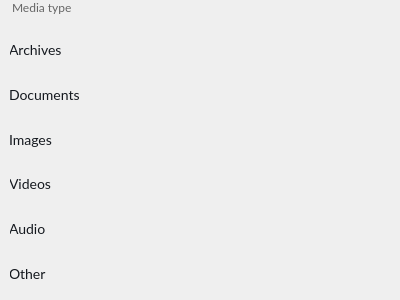
<?xml version="1.0" encoding="UTF-8"?>
<ui version="4.0">
 <class>MediaTypeFilterWidget</class>
 <widget class="QWidget" name="MediaTypeFilterWidget">
  <property name="geometry">
   <rect>
    <x>0</x>
    <y>0</y>
    <width>400</width>
    <height>300</height>
   </rect>
  </property>
  <property name="windowTitle">
   <string>Form</string>
  </property>
  <property name="layoutDirection">
   <enum>Qt::LeftToRight</enum>
  </property>
  <property name="styleSheet">
   <string notr="true">*
{
    font-family: Lato;
}

QGroupBox
{
    font-size: 12px;
    border: none;
}

#bTitle
{
    background: transparent;
    border: none;
    color: #666666;
    text-align: left;
    font-size: 12px;
    line-height: 16px;
    padding-left: 12px;
    padding-right: 12px;
}

#bTitle:enabled:checked
{
    icon: url(:/images/themed/light/chevron-down_default.svg);
}

#bTitle:enabled:!checked
{
    icon: url(:/images/themed/light/chevron-up_default.svg);
}

#bTitle:enabled:hover:checked
{
    icon: url(:/images/themed/light/chevron-down_hover.svg);
}

#bTitle:enabled:hover:!checked
{
    icon: url(:/images/themed/light/chevron-up_hover.svg);
}

#bTitle:enabled:pressed:checked
{
    icon: url(:/images/themed/light/chevron-down_press.svg);
}

#bTitle:enabled:pressed:!checked
{
   icon: url(:/images/themed/light/chevron-up_press.svg);
}

#bTitle:!enabled:checked
{
    icon: url(:/images/themed/light/chevron-down_disabled.svg);
}

#bTitle:!enabled:!checked
{
    icon: url(:/images/themed/light/chevron-up_disabled.svg);
}

#gbMediaType QFrame
{
    padding-right: 6px;
    padding-left: 6px;
}

#gbMediaType QPushButton
{
    height: 34px;
}

#gbMediaType QPushButton
{
    font-size: 14px;
    color: #15191F;
    border: none;
    text-align: left;
    padding-left: -1px;
    padding-right: 0px;
    qproperty-iconSize: 24px;
}</string>
  </property>
  <layout class="QVBoxLayout" name="verticalLayout">
   <property name="spacing">
    <number>8</number>
   </property>
   <property name="leftMargin">
    <number>0</number>
   </property>
   <property name="topMargin">
    <number>0</number>
   </property>
   <property name="rightMargin">
    <number>0</number>
   </property>
   <property name="bottomMargin">
    <number>0</number>
   </property>
   <item>
    <widget class="QPushButton" name="bTitle">
     <property name="cursor">
      <cursorShape>PointingHandCursor</cursorShape>
     </property>
     <property name="layoutDirection">
      <enum>Qt::RightToLeft</enum>
     </property>
     <property name="text">
      <string>Media type</string>
     </property>
     <property name="icon">
      <iconset resource="../../../gui/Resources.qrc">
       <normaloff>:/images/themed/light/chevron-down_default.svg</normaloff>:/images/themed/light/chevron-down_default.svg</iconset>
     </property>
     <property name="checkable">
      <bool>true</bool>
     </property>
     <property name="checked">
      <bool>true</bool>
     </property>
    </widget>
   </item>
   <item>
    <widget class="QGroupBox" name="gbMediaType">
     <property name="sizePolicy">
      <sizepolicy hsizetype="Preferred" vsizetype="Preferred">
       <horstretch>0</horstretch>
       <verstretch>0</verstretch>
      </sizepolicy>
     </property>
     <property name="minimumSize">
      <size>
       <width>0</width>
       <height>0</height>
      </size>
     </property>
     <property name="maximumSize">
      <size>
       <width>16777215</width>
       <height>16777215</height>
      </size>
     </property>
     <property name="cursor">
      <cursorShape>ArrowCursor</cursorShape>
     </property>
     <property name="title">
      <string notr="true"/>
     </property>
     <property name="alignment">
      <set>Qt::AlignLeading|Qt::AlignLeft|Qt::AlignVCenter</set>
     </property>
     <property name="checkable">
      <bool>false</bool>
     </property>
     <property name="checked">
      <bool>false</bool>
     </property>
     <layout class="QVBoxLayout" name="wMediaTypeLayout">
      <property name="spacing">
       <number>0</number>
      </property>
      <property name="leftMargin">
       <number>4</number>
      </property>
      <property name="topMargin">
       <number>4</number>
      </property>
      <property name="rightMargin">
       <number>4</number>
      </property>
      <property name="bottomMargin">
       <number>4</number>
      </property>
      <item>
       <widget class="QFrame" name="fArchives">
        <property name="minimumSize">
         <size>
          <width>0</width>
          <height>36</height>
         </size>
        </property>
        <layout class="QHBoxLayout" name="horizontalLayout_3">
         <property name="spacing">
          <number>3</number>
         </property>
         <property name="leftMargin">
          <number>0</number>
         </property>
         <property name="topMargin">
          <number>0</number>
         </property>
         <property name="rightMargin">
          <number>0</number>
         </property>
         <property name="bottomMargin">
          <number>0</number>
         </property>
         <item>
          <widget class="QPushButton" name="bArchives">
           <property name="sizePolicy">
            <sizepolicy hsizetype="Expanding" vsizetype="Fixed">
             <horstretch>0</horstretch>
             <verstretch>0</verstretch>
            </sizepolicy>
           </property>
           <property name="cursor">
            <cursorShape>PointingHandCursor</cursorShape>
           </property>
           <property name="text">
            <string>Archives</string>
           </property>
           <property name="icon">
            <iconset theme="compressed" resource="../../../gui/Resources_win.qrc">
             <normaloff>:/images/transfer_manager/sidebar/compressed_default.png</normaloff>:/images/transfer_manager/sidebar/compressed_default.png</iconset>
           </property>
           <property name="checkable">
            <bool>true</bool>
           </property>
           <property name="autoDefault">
            <bool>false</bool>
           </property>
           <property name="default_icon" stdset="0">
            <string notr="true">qrc:/images/transfer_manager/sidebar/compressed_default.png</string>
           </property>
          </widget>
         </item>
         <item alignment="Qt::AlignRight">
          <widget class="QLabel" name="lArchivesNb">
           <property name="enabled">
            <bool>true</bool>
           </property>
           <property name="sizePolicy">
            <sizepolicy hsizetype="MinimumExpanding" vsizetype="Fixed">
             <horstretch>0</horstretch>
             <verstretch>0</verstretch>
            </sizepolicy>
           </property>
           <property name="minimumSize">
            <size>
             <width>0</width>
             <height>24</height>
            </size>
           </property>
           <property name="maximumSize">
            <size>
             <width>16777215</width>
             <height>24</height>
            </size>
           </property>
           <property name="text">
            <string notr="true"/>
           </property>
          </widget>
         </item>
        </layout>
       </widget>
      </item>
      <item>
       <widget class="QFrame" name="fDocuments">
        <property name="minimumSize">
         <size>
          <width>0</width>
          <height>36</height>
         </size>
        </property>
        <layout class="QHBoxLayout" name="horizontalLayout_7">
         <property name="spacing">
          <number>3</number>
         </property>
         <property name="leftMargin">
          <number>0</number>
         </property>
         <property name="topMargin">
          <number>0</number>
         </property>
         <property name="rightMargin">
          <number>0</number>
         </property>
         <property name="bottomMargin">
          <number>0</number>
         </property>
         <item>
          <widget class="QPushButton" name="bDocuments">
           <property name="sizePolicy">
            <sizepolicy hsizetype="Expanding" vsizetype="Fixed">
             <horstretch>0</horstretch>
             <verstretch>0</verstretch>
            </sizepolicy>
           </property>
           <property name="cursor">
            <cursorShape>PointingHandCursor</cursorShape>
           </property>
           <property name="text">
            <string>Documents</string>
           </property>
           <property name="icon">
            <iconset theme="text" resource="../../../gui/Resources_win.qrc">
             <normaloff>:/images/transfer_manager/sidebar/text_default.png</normaloff>:/images/transfer_manager/sidebar/text_default.png</iconset>
           </property>
           <property name="checkable">
            <bool>true</bool>
           </property>
           <property name="autoDefault">
            <bool>false</bool>
           </property>
           <property name="default_icon" stdset="0">
            <string notr="true">qrc:/images/transfer_manager/sidebar/text_default.png</string>
           </property>
          </widget>
         </item>
         <item alignment="Qt::AlignRight">
          <widget class="QLabel" name="lDocumentsNb">
           <property name="sizePolicy">
            <sizepolicy hsizetype="MinimumExpanding" vsizetype="Fixed">
             <horstretch>0</horstretch>
             <verstretch>0</verstretch>
            </sizepolicy>
           </property>
           <property name="minimumSize">
            <size>
             <width>0</width>
             <height>24</height>
            </size>
           </property>
           <property name="maximumSize">
            <size>
             <width>16777215</width>
             <height>24</height>
            </size>
           </property>
           <property name="text">
            <string notr="true"/>
           </property>
          </widget>
         </item>
        </layout>
       </widget>
      </item>
      <item>
       <widget class="QFrame" name="fImages">
        <property name="minimumSize">
         <size>
          <width>0</width>
          <height>36</height>
         </size>
        </property>
        <layout class="QHBoxLayout" name="horizontalLayout_8">
         <property name="spacing">
          <number>3</number>
         </property>
         <property name="leftMargin">
          <number>0</number>
         </property>
         <property name="topMargin">
          <number>0</number>
         </property>
         <property name="rightMargin">
          <number>0</number>
         </property>
         <property name="bottomMargin">
          <number>0</number>
         </property>
         <item>
          <widget class="QPushButton" name="bImages">
           <property name="sizePolicy">
            <sizepolicy hsizetype="Expanding" vsizetype="Fixed">
             <horstretch>0</horstretch>
             <verstretch>0</verstretch>
            </sizepolicy>
           </property>
           <property name="cursor">
            <cursorShape>PointingHandCursor</cursorShape>
           </property>
           <property name="text">
            <string>Images</string>
           </property>
           <property name="icon">
            <iconset theme="image" resource="../../../gui/Resources_win.qrc">
             <normaloff>:/images/transfer_manager/sidebar/image_default.png</normaloff>:/images/transfer_manager/sidebar/image_default.png</iconset>
           </property>
           <property name="checkable">
            <bool>true</bool>
           </property>
           <property name="autoDefault">
            <bool>false</bool>
           </property>
           <property name="default_icon" stdset="0">
            <string notr="true">qrc:/images/transfer_manager/sidebar/image_default.png</string>
           </property>
          </widget>
         </item>
         <item alignment="Qt::AlignRight">
          <widget class="QLabel" name="lImagesNb">
           <property name="sizePolicy">
            <sizepolicy hsizetype="MinimumExpanding" vsizetype="Fixed">
             <horstretch>0</horstretch>
             <verstretch>0</verstretch>
            </sizepolicy>
           </property>
           <property name="minimumSize">
            <size>
             <width>0</width>
             <height>24</height>
            </size>
           </property>
           <property name="maximumSize">
            <size>
             <width>16777215</width>
             <height>24</height>
            </size>
           </property>
           <property name="text">
            <string notr="true"/>
           </property>
          </widget>
         </item>
        </layout>
       </widget>
      </item>
      <item>
       <widget class="QFrame" name="fVideos">
        <property name="minimumSize">
         <size>
          <width>0</width>
          <height>36</height>
         </size>
        </property>
        <layout class="QHBoxLayout" name="horizontalLayout_9">
         <property name="spacing">
          <number>3</number>
         </property>
         <property name="leftMargin">
          <number>0</number>
         </property>
         <property name="topMargin">
          <number>0</number>
         </property>
         <property name="rightMargin">
          <number>0</number>
         </property>
         <property name="bottomMargin">
          <number>0</number>
         </property>
         <item>
          <widget class="QPushButton" name="bVideos">
           <property name="sizePolicy">
            <sizepolicy hsizetype="Expanding" vsizetype="Fixed">
             <horstretch>0</horstretch>
             <verstretch>0</verstretch>
            </sizepolicy>
           </property>
           <property name="cursor">
            <cursorShape>PointingHandCursor</cursorShape>
           </property>
           <property name="text">
            <string>Videos</string>
           </property>
           <property name="icon">
            <iconset theme="video" resource="../../../gui/Resources_win.qrc">
             <normaloff>:/images/transfer_manager/sidebar/video_default.png</normaloff>:/images/transfer_manager/sidebar/video_default.png</iconset>
           </property>
           <property name="checkable">
            <bool>true</bool>
           </property>
           <property name="autoDefault">
            <bool>false</bool>
           </property>
           <property name="default_icon" stdset="0">
            <string notr="true">qrc:/images/transfer_manager/sidebar/video_default.png</string>
           </property>
          </widget>
         </item>
         <item alignment="Qt::AlignRight">
          <widget class="QLabel" name="lVideosNb">
           <property name="sizePolicy">
            <sizepolicy hsizetype="MinimumExpanding" vsizetype="Fixed">
             <horstretch>0</horstretch>
             <verstretch>0</verstretch>
            </sizepolicy>
           </property>
           <property name="minimumSize">
            <size>
             <width>0</width>
             <height>24</height>
            </size>
           </property>
           <property name="maximumSize">
            <size>
             <width>16777215</width>
             <height>24</height>
            </size>
           </property>
           <property name="text">
            <string notr="true"/>
           </property>
          </widget>
         </item>
        </layout>
       </widget>
      </item>
      <item>
       <widget class="QFrame" name="fAudio">
        <property name="minimumSize">
         <size>
          <width>0</width>
          <height>36</height>
         </size>
        </property>
        <layout class="QHBoxLayout" name="horizontalLayout_6">
         <property name="spacing">
          <number>3</number>
         </property>
         <property name="leftMargin">
          <number>0</number>
         </property>
         <property name="topMargin">
          <number>0</number>
         </property>
         <property name="rightMargin">
          <number>0</number>
         </property>
         <property name="bottomMargin">
          <number>0</number>
         </property>
         <item>
          <widget class="QPushButton" name="bAudio">
           <property name="sizePolicy">
            <sizepolicy hsizetype="Expanding" vsizetype="Fixed">
             <horstretch>0</horstretch>
             <verstretch>0</verstretch>
            </sizepolicy>
           </property>
           <property name="cursor">
            <cursorShape>PointingHandCursor</cursorShape>
           </property>
           <property name="text">
            <string>Audio</string>
           </property>
           <property name="icon">
            <iconset theme="audio" resource="../../../gui/Resources_win.qrc">
             <normaloff>:/images/transfer_manager/sidebar/audio_default.png</normaloff>:/images/transfer_manager/sidebar/audio_default.png</iconset>
           </property>
           <property name="checkable">
            <bool>true</bool>
           </property>
           <property name="autoDefault">
            <bool>false</bool>
           </property>
           <property name="default_icon" stdset="0">
            <string notr="true">qrc:/images/transfer_manager/sidebar/audio_default.png</string>
           </property>
          </widget>
         </item>
         <item alignment="Qt::AlignRight">
          <widget class="QLabel" name="lAudioNb">
           <property name="sizePolicy">
            <sizepolicy hsizetype="MinimumExpanding" vsizetype="Fixed">
             <horstretch>0</horstretch>
             <verstretch>0</verstretch>
            </sizepolicy>
           </property>
           <property name="minimumSize">
            <size>
             <width>0</width>
             <height>24</height>
            </size>
           </property>
           <property name="maximumSize">
            <size>
             <width>16777215</width>
             <height>24</height>
            </size>
           </property>
           <property name="text">
            <string notr="true"/>
           </property>
          </widget>
         </item>
        </layout>
       </widget>
      </item>
      <item>
       <widget class="QFrame" name="fOther">
        <property name="minimumSize">
         <size>
          <width>0</width>
          <height>36</height>
         </size>
        </property>
        <layout class="QHBoxLayout" name="horizontalLayout_4">
         <property name="spacing">
          <number>3</number>
         </property>
         <property name="leftMargin">
          <number>0</number>
         </property>
         <property name="topMargin">
          <number>0</number>
         </property>
         <property name="rightMargin">
          <number>0</number>
         </property>
         <property name="bottomMargin">
          <number>0</number>
         </property>
         <item>
          <widget class="QPushButton" name="bOther">
           <property name="sizePolicy">
            <sizepolicy hsizetype="Expanding" vsizetype="Fixed">
             <horstretch>0</horstretch>
             <verstretch>0</verstretch>
            </sizepolicy>
           </property>
           <property name="cursor">
            <cursorShape>PointingHandCursor</cursorShape>
           </property>
           <property name="text">
            <string>Other</string>
           </property>
           <property name="icon">
            <iconset theme="generic" resource="../../../gui/Resources_win.qrc">
             <normaloff>:/images/transfer_manager/sidebar/generic_default.png</normaloff>:/images/transfer_manager/sidebar/generic_default.png</iconset>
           </property>
           <property name="checkable">
            <bool>true</bool>
           </property>
           <property name="autoDefault">
            <bool>false</bool>
           </property>
           <property name="default_icon" stdset="0">
            <string notr="true">qrc:/images/transfer_manager/sidebar/generic_default.png</string>
           </property>
          </widget>
         </item>
         <item alignment="Qt::AlignRight">
          <widget class="QLabel" name="lOtherNb">
           <property name="sizePolicy">
            <sizepolicy hsizetype="MinimumExpanding" vsizetype="Fixed">
             <horstretch>0</horstretch>
             <verstretch>0</verstretch>
            </sizepolicy>
           </property>
           <property name="minimumSize">
            <size>
             <width>0</width>
             <height>24</height>
            </size>
           </property>
           <property name="maximumSize">
            <size>
             <width>16777215</width>
             <height>24</height>
            </size>
           </property>
           <property name="text">
            <string notr="true"/>
           </property>
          </widget>
         </item>
        </layout>
       </widget>
      </item>
     </layout>
    </widget>
   </item>
  </layout>
 </widget>
 <resources>
  <include location="../../../gui/Resources_win.qrc"/>
  <include location="../../../gui/Resources.qrc"/>
 </resources>
 <connections/>
</ui>
